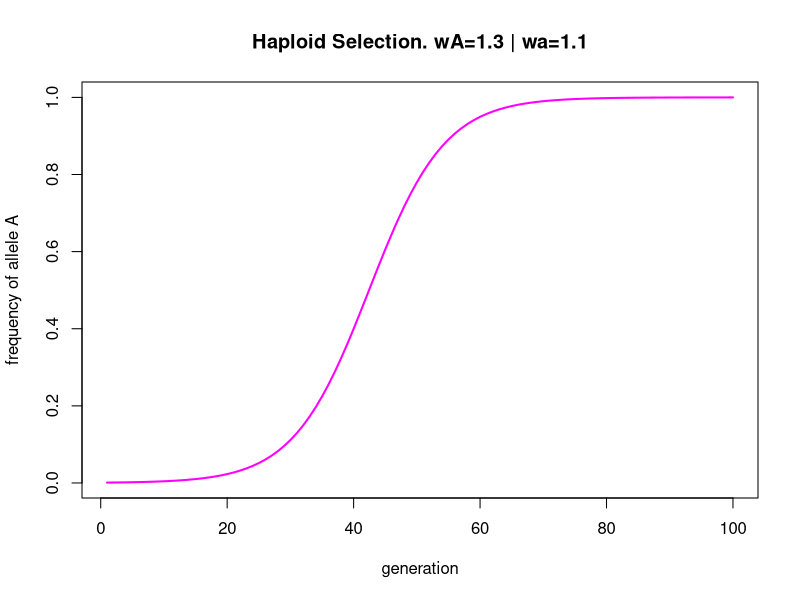

Here is the R script that generated this plot:
##Initialize populations and set viabilities or fitness values
N <- 1200 #set a population size
fA <- 1/N #set a starting freqeuncy for allele A
fa <- 1-fA #set a starting freqeuncy for allele a
##viabilities for diploid selection model
vAA <- 1
vAa <- 0.95
vaa <- 0.9
##fitness values for the haploid selection model
wA <- 1.3
wa <- 1.1
gens = 100 # set how many generations we want to simulate

##A haploid selection function
haploid.selection <- function(fA,wA,wa){
    fa <- 1 -fA
    #the simplest thing is to just take the product of each allele frequency and fitness value
    #w depends on survival probability and reproductive rate
    fAprime <- (wA*fA)/((wA*fA)+(wa*fa))
    #an equivalent expression:
    #fAnext <- fA / (fA + (wa/wA)*fa)
    #another equivalent expression:
    #wa/wA = 1-s
    #fAnext <- fA / (fA+((1-s)*fa))
    return(fAprime)
    }
    
##A diploid viability selection function 
viability.selection <- function(vAA, vAa, vaa, fA){
    fa = 1 - fA
    #all the action happens in this one line:
    fAprime <- ((vAA*fA^2) + (vAa*fA*fa)) / ((vAA*fA^2) + (2*vAa*fA*fa) + (vaa*fa^2))
    #the viability coefficients determine the fraction of individuals with each genotype that 
    #suvive to adulthood and have the chance of reproducing.
    #Let's break it down. With fA and fa in the adult populaiton, 
    #the frequency of genotypes in the newborns of the next generation will be fAA=fA^2, fAa=2*fA*fa, faa=fa^2
    #That's just Hardy-Weinberg
    #The Number o those babies that survice to adulthood is given by the viabilities:
    #So AA adults = N*vAA*fA^2, Aa adults = N*vAa*2*fA*fa, aa adults = N*vaa*fa^2. Yeah?
    #We get the genotype frequencies by dividing by the number of surviving adults.
    #That is just N * v-bar, the average viability, which is (vAA*fA^2 + 2*vAa*fA*fa + vaa*fa^2) 
    #Sooo, Adult genotype freqs after selections are f'AA = vAA*fA^2/v-bar, f'Aa = 2*fA*fa/v-bar, f'aa = vaa*faa^2
    #Random mating doesn't change that, so the f'A of the next gen is f'AA + 1/2*f'Aa = (vAA*fA^2 + vAa*fA*fa) / v-bar
    return(fAprime)
    }

##A function that will do 'gens' numbers of rounds haploid selection
evol.hap <- function(fA, gens, wA, wa){
    freqs <- vector(length=gens)
    for (i in 1:gens){
        fA.prime <- haploid.selection(fA, wA, wa)
        freqs[i] <- fA.prime
        fA <- fA.prime
        fa <- 1 - fA.prime
        }
    return(freqs)
    }

##Now a function that will do 'gens' numbers of rounds of drift and viability selection
evol.dip.viability <- function(fA, gens, vAA, vAa, vaa){
    freqs <- vector(length=gens)
    for (i in 1:gens){
        fA.prime <- viability.selection(vAA, vAa, vaa, fA)
        freqs[i] <- fA.prime
        }
    return(freqs)
    }
    
#call one of the functions we just made and plot the results
genX <- evol.hap(fA,gens,wA,wa)
gen <- seq(1,gens,1)
plot(gen, genX, type='l', col='magenta', lwd=2, xlab='generation', ylab='frequency of allele A', main='Haploid Selection. wA=1.3 | wa=1.1')
